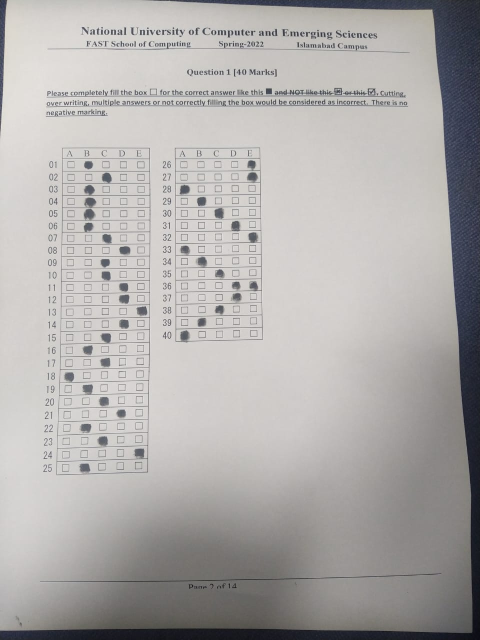
#> input picture A4_images/solution.jpeg, 960 x 1280 px, found by its file name (shown at 1/2 size)
$ jupyter execute DIP_Project.ipynb
#> lines starting #> are read from the running program, lines starting #| are printed output that depends on the picture; after the words box and inside, x2 and y2 are one past the last pixel; in counts of white or black regions, pixels touching at a corner belong together
[cell 1]
###########################
###  GROUP MEMBERS  ###
# 19i_2199 Syed Abu Bakr
# 19i_0545 Ahmed Ali
# 19i_2194 Faiez Malik
###########################
import cv2
import numpy as np
import matplotlib.pyplot as plt
from matplotlib.pyplot import imread, imshow

# PREPROCESSING
Grayscale conversion, Gaussian blur and Canny edge detetction

[cell 2]
img = imread("solution.jpeg")
#> img is the input picture: shape (1280, 960, 3); mean R, G, B 175, 172.3, 171.2
grayscale= cv2.cvtColor(img,cv2.COLOR_BGR2GRAY)
blur = cv2.GaussianBlur(grayscale,(5,5),1)
canny = cv2.Canny(blur,10,50)
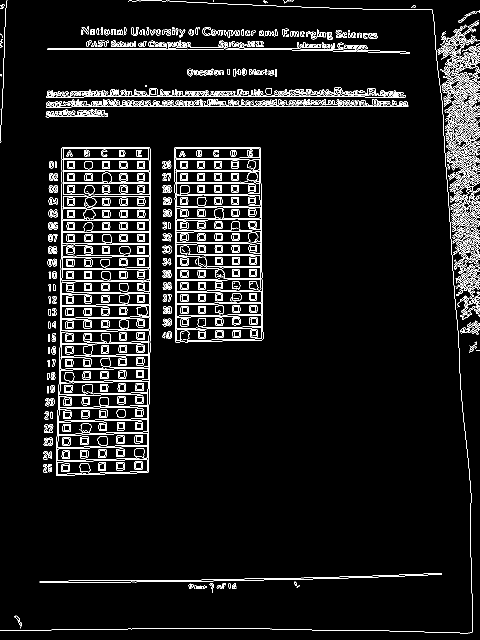
#> canny: shape (1280, 960) (shown at 1/2 size); 6.1% white in thin lines or dots

#displaying images side by side
f, axarr = plt.subplots(1,3, figsize=(12, 12))

axarr[0].imshow(img, cmap='gray')
axarr[1].imshow(grayscale, cmap='gray')
axarr[2].imshow(canny, cmap='gray')
for ax in axarr:
    ax.set_xticks([])
    ax.set_yticks([])
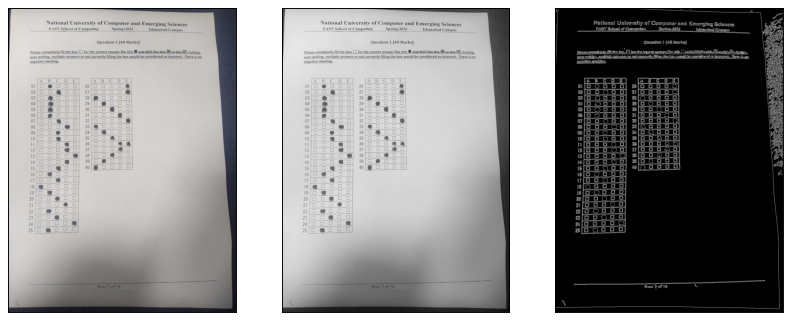
#> figure drawn by matplotlib, 3 panels

# Contours

[cell 3]
contour, hierarchy = cv2.findContours(canny,cv2.RETR_EXTERNAL,cv2.CHAIN_APPROX_NONE)
#> contour = 533 contours, 292 with area under 20; largest, box (x1, y1, x2, y2) and area: (112, 294, 302, 951) 117574, (348, 294, 527, 685) 67067, (883, 144, 960, 299) 3330, (79, 1146, 884, 1165) 2032, (875, 41, 960, 145) 1431
imgC = img.copy()
imgContour = cv2.drawContours(imgC,contour,-1,(0,255,0),2)

# #displaying images side by side
f, axarr = plt.subplots(1,2, figsize=(12, 12))
axarr[0].imshow(img, cmap='gray')
axarr[1].imshow(imgContour, cmap='gray')
for ax in axarr:
    ax.set_xticks([])
    ax.set_yticks([])
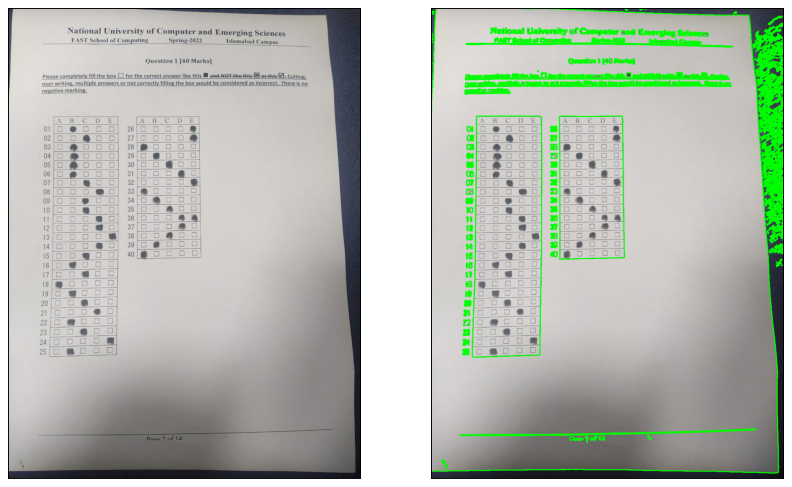
#> figure drawn by matplotlib, 2 panels

# Finding Rectangle Contours of all the MCQ's

[cell 4]
def getpoints(c):
  peri = cv2.arcLength(c,True)
  return cv2.approxPolyDP(c,0.02*peri,True)

def rectangle_Counter(c):
  rectCont=[]
  for i in c:
    area= cv2.contourArea(i)
    if area>50:
      approx = getpoints(i)
      #print(len(approx))
      if(len(approx)==4):
        rectCont.append(i)
#> this loop made 533 passes
#> (area, peri in getpoints, approx) on pass 15: (2032, 1629.4, [[883, 1146], [79, 1164]])
#> after the loop, rectCont = 3 contours; box (x1, y1, x2, y2) and area: (112, 294, 302, 951) 117574, (348, 294, 527, 685) 67067, (112, 179, 182, 193) 145
  rectCont = sorted(rectCont,key=cv2.contourArea,reverse=True)
  return rectCont

rectCont = rectangle_Counter(contour)
pane1 = getpoints(rectCont[0])
#> pane1 = [[126, 294], [112, 950], [294, 945], [300, 297]]
pane2 = getpoints(rectCont[1])
#> pane2 = [[349, 295], [350, 683], [523, 680], [520, 295]]
#print(pane1)

#for displaying purposes
imgPanes=img.copy()
if pane1.size != 0 and pane2.size != 0:
  cv2.drawContours(imgPanes,pane1,-1,(0,255,0),20)
  cv2.drawContours(imgPanes,pane2,-1,(0,255,255),20)
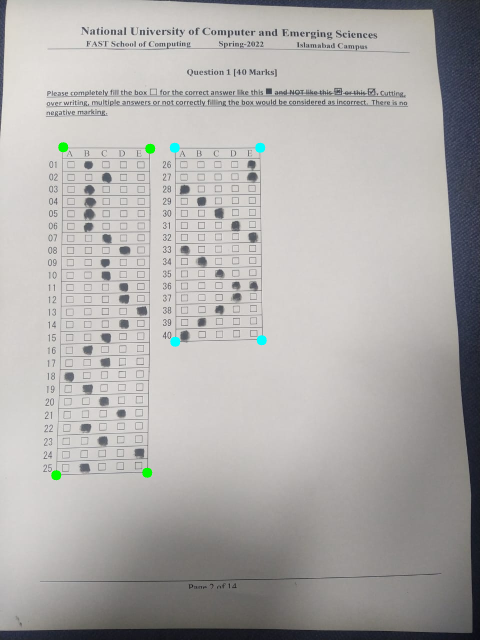
#> imgPanes: shape (1280, 960, 3) (shown at 1/2 size); mean R, G, B 174.6, 172.4, 171

  # #displaying images side by side
  f, axarr = plt.subplots(1,2, figsize=(12, 12))
  axarr[0].imshow(imgContour, cmap='gray')
  axarr[1].imshow(imgPanes, cmap='gray')
  for ax in axarr:
      ax.set_xticks([])
      ax.set_yticks([])

# Perspective Warping of the MCQ Panes

[cell 5]
def reorder(p):
  p = p.reshape((4,2))
#> p = [[126, 294], [112, 950], [294, 945], [300, 297]]
  arranged = np.zeros((4,1,2),np.int32) # aeeay of arranged points
  add= p.sum(1)
#> add = [420, 1062, 1239, 597]
  arranged[0] = p[np.argmin(add)] #top left point [0,0]
  arranged[3] = p[np.argmax(add)] #bottom right point [w,h]

  diff=np.diff(p,axis=1)
#> diff = [168, 838, 651, -3]
  arranged[1] = p[np.argmin(diff)] #top right point [w,0]
  arranged[2] = p[np.argmax(diff)] #bottom left point [0,h]
  return arranged

if pane1.size != 0 and pane2.size != 0:
  pane1 = reorder(pane1)
#> pane1 = [[126, 294], [300, 297], [112, 950], [294, 945]]
  pane2 = reorder(pane2)
#> pane2 = [[349, 295], [520, 295], [350, 683], [523, 680]]

  x=img.shape[1]
  y=img.shape[0]
  pt1 = np.float32(pane1)
#> pt1 = [[126, 294], [300, 297], [112, 950], [294, 945]]
  pt2 = np.float32([[0,0],[x,0],[0,y],[x,y]])
  imgWarp = cv2.warpPerspective(img,cv2.getPerspectiveTransform(pt1,pt2),(x,y))
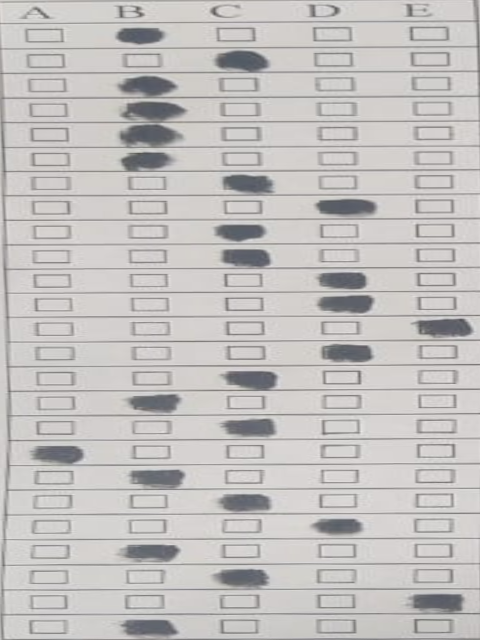
#> imgWarp: shape (1280, 960, 3) (shown at 1/2 size); mean R, G, B 195.4, 192.7, 191.5

  pt11 = np.float32(pane2)
#> pt11 = [[349, 295], [520, 295], [350, 683], [523, 680]]
  pt22 = np.float32([[0,0],[x,0],[0,y],[x,y]])
  imgWarp2 = cv2.warpPerspective(img,cv2.getPerspectiveTransform(pt11,pt22),(x,y))
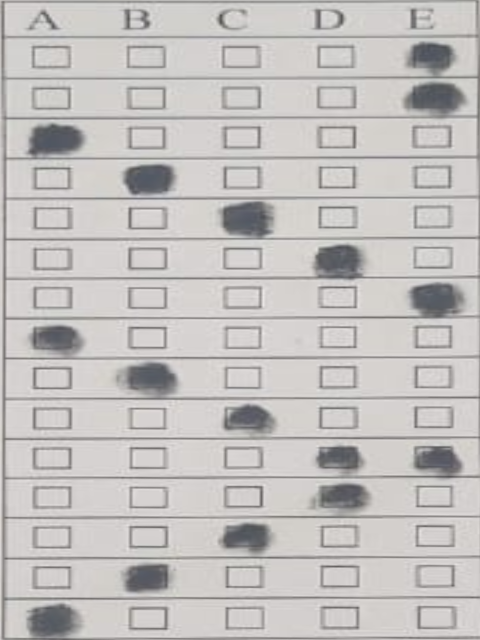
#> imgWarp2: shape (1280, 960, 3) (shown at 1/2 size); mean R, G, B 195, 192, 190.6

  #displaying images side by side
  f, axarr = plt.subplots(1,3, figsize=(12, 12))
  axarr[0].imshow(img, cmap='gray')
  axarr[1].imshow(imgWarp, cmap='gray')
  axarr[2].imshow(imgWarp2, cmap='gray')
  for ax in axarr:
      ax.set_xticks([])
      ax.set_yticks([])

# Applying threshold on the MCQ Panes to obtain a  binary image

[cell 6]
if len(imgWarp.shape)==3:
  imgWarp = cv2.cvtColor(imgWarp, cv2.COLOR_BGR2GRAY)
#> imgWarp: shape (1280, 960)
if len(imgWarp2.shape)==3:
  imgWarp2 = cv2.cvtColor(imgWarp2, cv2.COLOR_BGR2GRAY)
#> imgWarp2: shape (1280, 960)
threshold_pane1= cv2.adaptiveThreshold(imgWarp,255,cv2.ADAPTIVE_THRESH_GAUSSIAN_C, cv2.THRESH_BINARY,127,2)
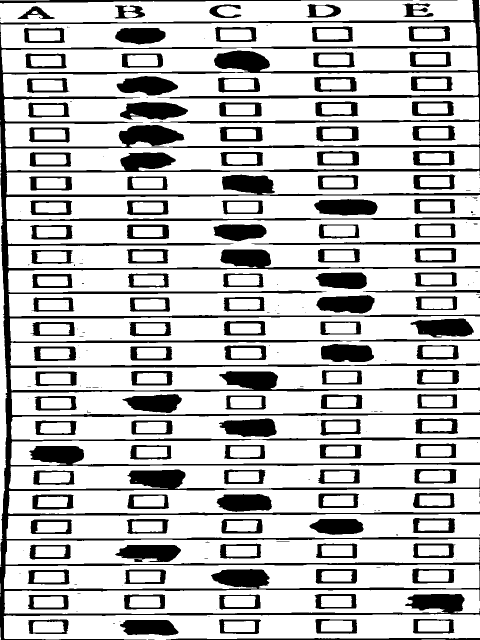
#> threshold_pane1: shape (1280, 960) (shown at 1/2 size); 75.7% white; 229 black regions (102 under 20 px), largest, box (x1, y1, x2, y2) and area: (0, 0, 960, 1280) 136385, (821, 637, 948, 675) 3512, (240, 204, 376, 240) 3493
threshold_pane2= cv2.adaptiveThreshold(imgWarp2,255,cv2.ADAPTIVE_THRESH_GAUSSIAN_C, cv2.THRESH_BINARY,127,2)
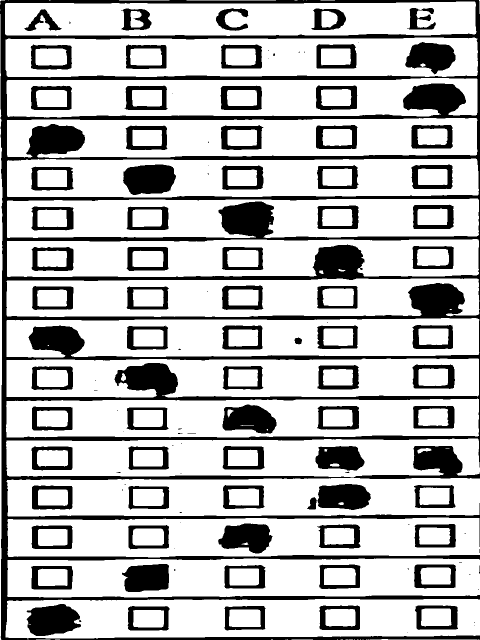
#> threshold_pane2: shape (1280, 960) (shown at 1/2 size); 74.5% white; 119 black regions (44 under 20 px), largest, box (x1, y1, x2, y2) and area: (0, 0, 960, 1280) 164859, (246, 329, 352, 390) 5285, (53, 1208, 162, 1272) 5208

f, axarr = plt.subplots(1,2, figsize=(12, 12))
axarr[0].imshow(threshold_pane1, cmap='gray')
axarr[1].imshow(threshold_pane2, cmap='gray')
for ax in axarr:
  ax.set_xticks([])
  ax.set_yticks([])

# Detecting choices of the user by counting black pixels in a single checkbox for **PANE 1**

[cell 7]
##########################################
# 1st arg is the img
# 2nd arg is the number of rows to be split in the img
# 3rd arg is the threshold of black pixels that determines a valid choice
##########################################
def detectchoice(binary_img,split,pthres):
#> called with split = 26, pthres = 3000
  cols = np.hsplit(binary_img,5)
#> cols = 5 items

  #cropping the vertical black error lines at the start and end
  cols[0] = cols[0][:,10:]
  cols[4] = cols[4][:,:178]

  #addition is the number of pixels that are incremented in each iteration
  addition = int(binary_img.shape[0]/split)
  boxs = []
  for c in cols:
    row_increment = 0
    for i in range(split):
      #horizontally splitting to get each choice
      box= c[row_increment:row_increment+addition,:]
      row_increment= row_increment+addition
      boxs.append(box)
#> this loop made 5 passes
#> after the loop, boxs = 130 items

  choices = []
  for i in range(1,split):
    choice = ""
    #boxA
    pixels = boxs[i].shape[0] * boxs[i].shape[1]
    white = cv2.countNonZero(boxs[i])
    black = pixels - white
    if (black >= pthres):
      choice = "a"
    #boxB
    pixels = boxs[i+split].shape[0] * boxs[i+split].shape[1]
    white = cv2.countNonZero(boxs[i+split])
    black = pixels - white
    if (black >= pthres):
      if(choice != ""):
        choices.append("M")#Multiple Selections
        continue
      choice = "b"
    #boxC
    pixels = boxs[i+(2*split)].shape[0] * boxs[i+(2*split)].shape[1]
    white = cv2.countNonZero(boxs[i+(2*split)])
    black = pixels - white
    if (black >= pthres):
      if(choice != ""):
        choices.append("M")#Multiple Selections
        continue
      choice = "c"
    #boxD
    pixels = boxs[i+(3*split)].shape[0] * boxs[i+(3*split)].shape[1]
    white = cv2.countNonZero(boxs[i+(3*split)])
    black = pixels - white
    if (black >= pthres):
      if(choice != ""):
        choices.append("M")#Multiple Selections
        continue
      choice = "d"
    #boxE
    pixels = boxs[i+(4*split)].shape[0] * boxs[i+(4*split)].shape[1]
    white = cv2.countNonZero(boxs[i+(4*split)])
    black = pixels - white
    if (black >= pthres):
      if(choice != ""):
        choices.append("M")#Multiple Selections
        continue
      choice = "e"
    choices.append(choice)
#> this loop made 25 passes
#> after the loop, choices = 25 items, first 6: 'b', 'c', 'b', 'b', 'b', 'b'
  return choices


mychoice1 = detectchoice(threshold_pane1,26,3000)
#> mychoice1 = 25 items, first 6: 'b', 'c', 'b', 'b', 'b', 'b'
cols = np.hsplit(threshold_pane1,5)
#> cols = 5 items
print(mychoice1)
#| ['b', 'c', 'b', 'b', 'b', 'b', 'c', 'd', 'c', 'c', 'd', 'd', 'e', 'd', 'c', 'b', 'c', 'a', 'b', 'c', 'd', 'b', 'c', 'e', 'b']
f, axarr = plt.subplots(1,5, figsize=(12, 12))
axarr[0].imshow(cols[0], cmap='gray')
axarr[1].imshow(cols[1], cmap='gray')
axarr[2].imshow(cols[2], cmap='gray')
axarr[3].imshow(cols[3], cmap='gray')
axarr[4].imshow(cols[4], cmap='gray')
for ax in axarr:
  ax.set_xticks([])
  ax.set_yticks([])
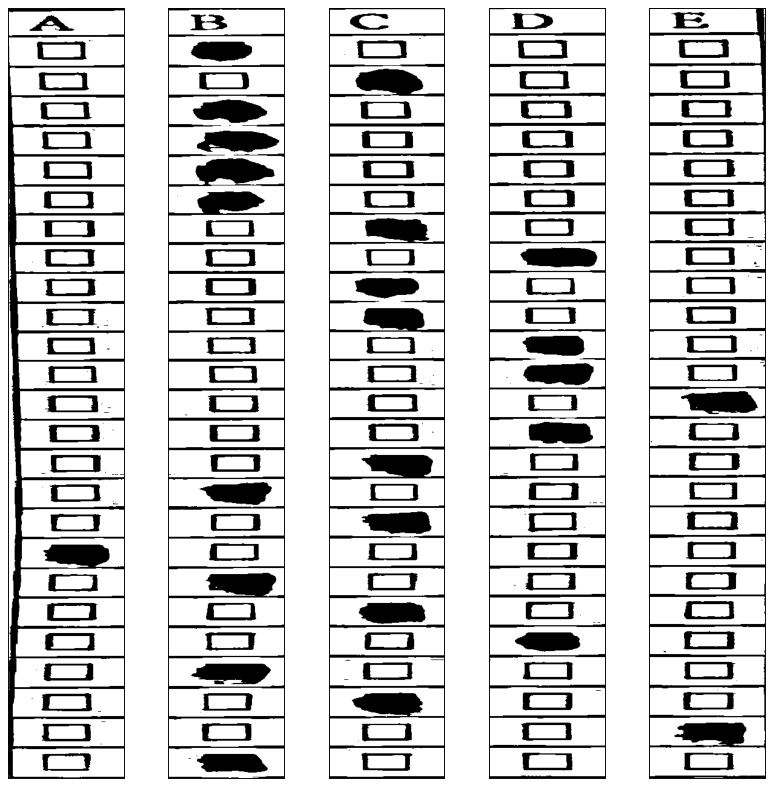
#> figure drawn by matplotlib, 5 panels

# Detecting choices of the user by counting black pixels in a single box for **PANE 2**

[cell 8]
mychoice2 = detectchoice(threshold_pane2,16,3800)
#> the loop in detectchoice (call 2), `for c in cols:` made 5 passes
#> the loop in detectchoice (call 2), `for i in range(1,split):` made 15 passes
cols = np.hsplit(threshold_pane2,5)
print(mychoice2)
#| ['e', 'e', 'a', 'b', 'c', 'd', 'e', 'a', 'b', 'c', 'M', 'd', 'c', 'b', 'a']
f, axarr = plt.subplots(1,5, figsize=(12, 12))
axarr[0].imshow(cols[0], cmap='gray')
axarr[1].imshow(cols[1], cmap='gray')
axarr[2].imshow(cols[2], cmap='gray')
axarr[3].imshow(cols[3], cmap='gray')
axarr[4].imshow(cols[4], cmap='gray')
for ax in axarr:
  ax.set_xticks([])
  ax.set_yticks([])
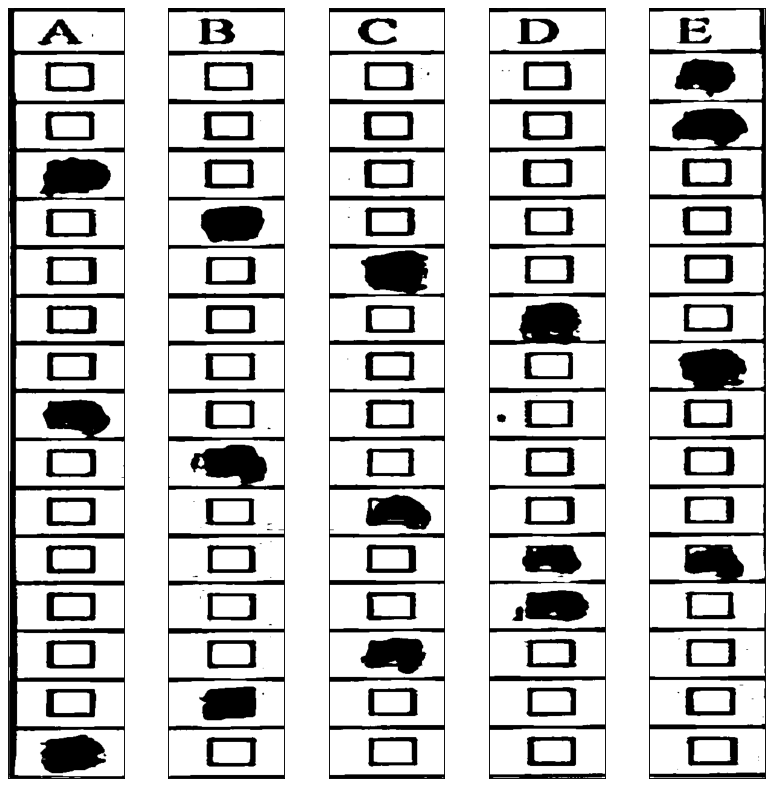
#> figure drawn by matplotlib, 5 panels

# **Results !!!**

[cell 9]
key = ['b', 'c', 'b', 'b', 'b', 'b', 'c', 'd', 'c', 'c', 'd', 'd', 'e', 'd', 'c', 'b', 'c', 'a', 'b', 'c', 'd', 'b', 'c', 'e', 'b','e', 'e', 'a', 'b', 'c', 'd', 'e', 'a', 'b', 'c', 'M', 'd', 'c', 'b', 'a']
mychoices = mychoice1 + mychoice2
#marks calculation
marks = 0
for i in range(40):
  if key[i]==mychoices[i] and mychoices!="M":
    marks=marks+1
print(marks)
#| 40

$ run again, with A4_images/1.jpeg copied over A4_images/solution.jpeg
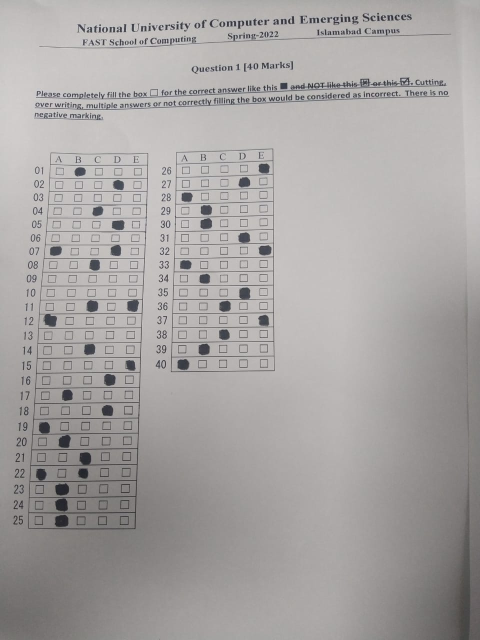
#> input picture A4_images/1.jpeg, 960 x 1280 px, found by its file name (shown at 1/2 size)
#> img is the input picture: shape (1280, 960, 3); mean R, G, B 167.5, 164.1, 163.2
#> `canny = cv2.Canny(blur,10,50)`:
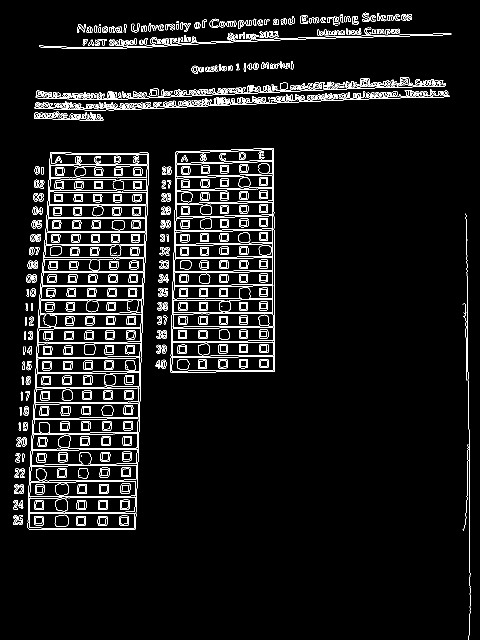
#> canny: shape (1280, 960) (shown at 1/2 size); 5.5% white in thin lines or dots
#> contour = 410 contours, 200 with area under 20; largest, box (x1, y1, x2, y2) and area: (55, 304, 298, 1060) 156641, (341, 296, 550, 745) 89284, (78, 69, 903, 98) 798, (571, 163, 665, 181) 386, (71, 160, 892, 200) 381
#> the loop in rectangle_Counter, `for i in c:` made 410 passes
#> (area, approx) on passes 78, 79, 100: (156641, [[101, 304], [55, 1055], [270, 1058], [297, 309]]), (89283.5, [[546, 296], [351, 304], [341, 744], [549, 742]]), (106, [[68, 234], [207, 238]])
#> after the loop in rectangle_Counter, `for i in c:`: rectCont = 3 contours; box (x1, y1, x2, y2) and area: (55, 304, 298, 1060) 156641, (341, 296, 550, 745) 89284, (560, 165, 575, 179) 170
#> `pane1 = getpoints(rectCont[0])`: pane1 = [[101, 304], [55, 1055], [270, 1058], [297, 309]]
#> `pane2 = getpoints(rectCont[1])`: pane2 = [[546, 296], [351, 304], [341, 744], [549, 742]]
#> p = [[101, 304], [55, 1055], [270, 1058], [297, 309]]
#> add = [405, 1110, 1328, 606]
#> diff = [203, 1000, 788, 12]
#> `pane1 = reorder(pane1)`: pane1 = [[101, 304], [297, 309], [55, 1055], [270, 1058]]
#> `pane2 = reorder(pane2)`: pane2 = [[351, 304], [546, 296], [341, 744], [549, 742]]
#> pt1 = [[101, 304], [297, 309], [55, 1055], [270, 1058]]
#> pt11 = [[351, 304], [546, 296], [341, 744], [549, 742]]
#> threshold_pane1: shape (1280, 960); 76.2% white; 202 black regions (71 under 20 px), largest, box (x1, y1, x2, y2) and area: (0, 0, 960, 1280) 121946, (0, 579, 155, 624) 4467, (237, 1239, 362, 1277) 3949
#> `threshold_pane2= cv2.adaptiveThreshold(imgWarp2,255,cv2.ADAPTIVE_THRES..`:
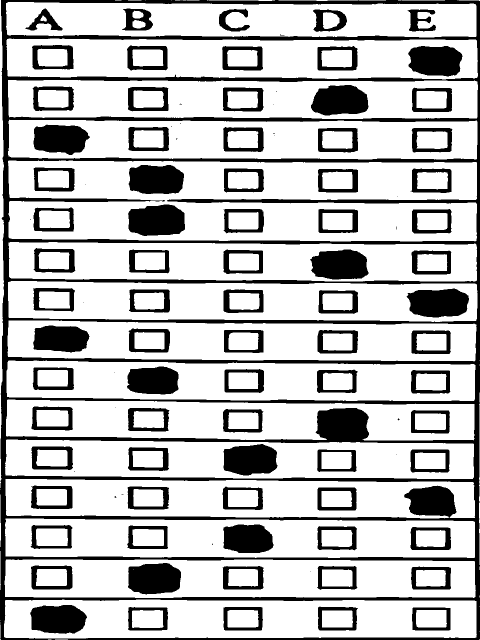
#> threshold_pane2: shape (1280, 960) (shown at 1/2 size); 75% white; 102 black regions (23 under 20 px), largest, box (x1, y1, x2, y2) and area: (0, 0, 960, 1280) 130314, (256, 409, 370, 472) 6032, (813, 577, 938, 635) 5850
#> in detectchoice, `cols = np.hsplit(binary_img,5)`: cols = 5 items
#> the loop in detectchoice, `for c in cols:` made 5 passes
#> after the loop in detectchoice, `for c in cols:`: boxs = 130 items
#> the loop in detectchoice, `for i in range(1,split):` made 25 passes
#> after the loop in detectchoice, `for i in range(1,split):`: choices = 25 items, first 6: 'b', 'd', '', 'c', 'd', ''
#> `cols = np.hsplit(threshold_pane1,5)`: cols = 5 items
#| ['b', 'd', '', 'c', 'd', '', 'M', 'c', '', '', 'M', 'a', '', 'c', 'e', 'd', 'b', 'd', 'a', 'b', 'c', 'M', 'b', 'b', 'b']
#> the loop in detectchoice (call 2), `for c in cols:` made 5 passes
#> the loop in detectchoice (call 2), `for i in range(1,split):` made 15 passes
#| ['e', 'd', 'a', 'b', 'b', 'd', 'e', 'a', 'b', 'd', 'c', 'e', 'c', 'b', 'a']
#| 12
